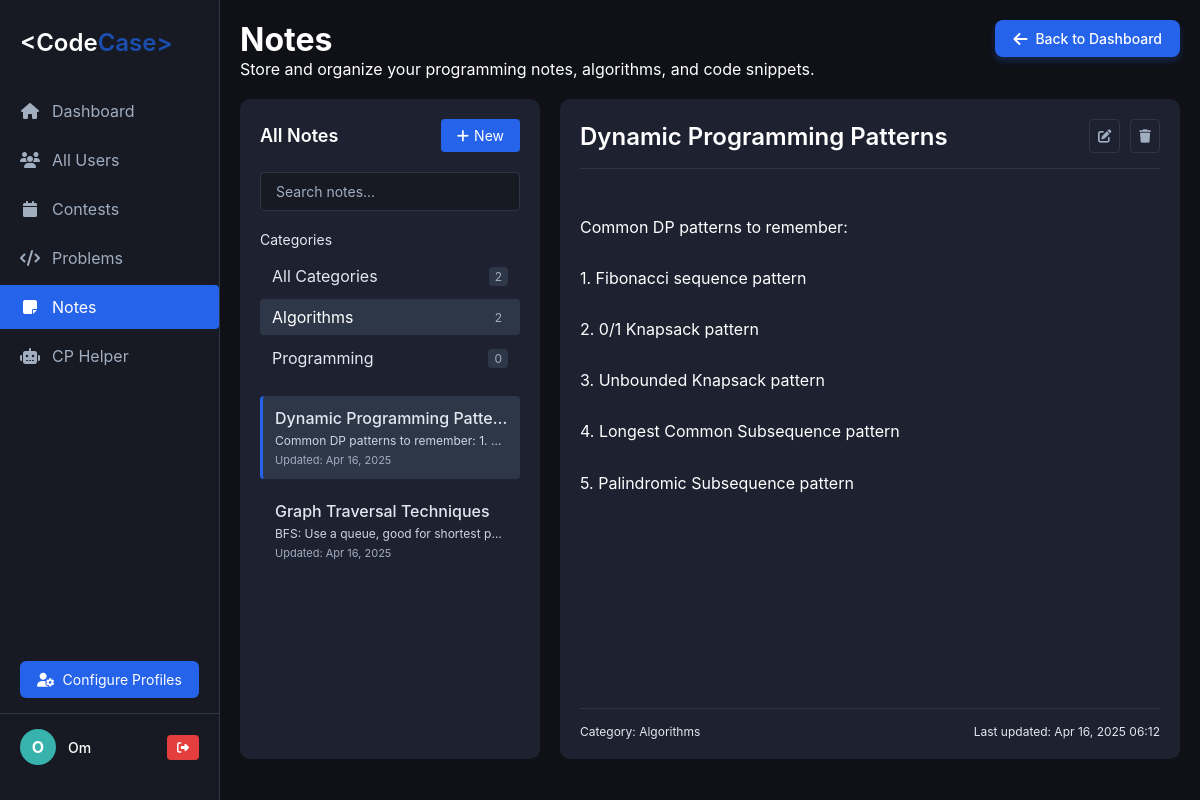
The page /notes.php?category=algorithms (signed in) on the database its author committed.
### tables this page shows
CREATE TABLE `notes` (
    `id` int(11) NOT NULL,
    `user_email` varchar(255) NOT NULL,
    `title` varchar(255) NOT NULL,
    `content` text DEFAULT NULL,
    `category` varchar(100) DEFAULT NULL,
    `created_at` timestamp NOT NULL DEFAULT current_timestamp(),
    `updated_at` timestamp NOT NULL DEFAULT current_timestamp() ON UPDATE current_timestamp()
  );

### notes.php (the view, shortened to what this page needs)
<?php
require 'config.php';
if (isset($_SESSION['name']) && isset($_SESSION['email'])) {
    $name = $_SESSION['name'];
    $email = $_SESSION['email'];
}
$category_filter = $_GET['category'] ?? 'all';
$sql = "SELECT id, title, content, category, created_at, updated_at FROM notes WHERE user_email = ?";
$params = [$email];
$types = "s";
if ($category_filter !== 'all') {
    $sql .= " AND category = ?";
    $params[] = $category_filter;
    $types .= "s";
}
$sql .= " ORDER BY updated_at DESC";
$stmt = $conn->prepare($sql);
$stmt->bind_param($types, ...$params);
$stmt->execute();
$result = $stmt->get_result();
$notes = [];
while ($row = $result->fetch_assoc()) {
    $notes[] = $row;
}
$filtered_notes = $notes;
$category_sql = "SELECT DISTINCT category FROM notes WHERE user_email = ? ORDER BY category";
$category_stmt = $conn->prepare($category_sql);
$category_stmt->bind_param("s", $email);
$category_stmt->execute();
$category_result = $category_stmt->get_result();
$categories = [];
while ($row = $category_result->fetch_assoc()) {
    $categories[] = $row['category'];
}
?>
<!DOCTYPE html>
<html lang="en">
<head>
    <link rel="stylesheet" href="https://cdnjs.cloudflare.com/ajax/libs/font-awesome/6.4.0/css/all.min.css">
    <link rel="stylesheet" href="dashboard.css">
    <link rel="stylesheet" href="notes.css">
</head>
<body>
    <div class="sidebar">
        <div class="logo">
            <h1><span class="logo-text">&lt;Code<span style="color: #1a4eaf">Case&gt;</span></span></h1>
        </div>
        <div class="nav-menu">
            <a href="dashboard.php" class="nav-item">
                <i class="fas fa-home"></i>
                <span>Dashboard</span>
            </a>
            <a href="allusers.php" class="nav-item">
                <i class="fas fa-users"></i>
                <span>All Users</span>
            </a>
            <a href="contests.php" class="nav-item">
                <i class="fas fa-calendar"></i>
                <span>Contests</span>
            </a>
            <a href="problems.php" class="nav-item">
                <i class="fas fa-code"></i>
                <span>Problems</span>
            </a>
            <a href="notes.php" class="nav-item active">
                <i class="fas fa-sticky-note"></i>
                <span>Notes</span>
            </a>
            <a href="cp_helper.php" class="nav-item">
                <i class="fas fa-robot"></i>
                <span>CP Helper</span>
            </a>
        </div>
        <div class="configure-profiles">
            <a href="profile.php" class="configure-btn">
                <i class="fas fa-user-cog"></i>
                <span>Configure Profiles</span>
            </a>
        </div>
        <div class="user-profile">
            <div class="user-avatar">
                <?php echo substr($name, 0, 1); ?>
            </div>
            <div class="user-info">
                <div class="user-name"><?php echo htmlspecialchars($name); ?></div>
            </div>
            <button class="logout-btn" onclick="confirmLogout()">
                <i class="fas fa-sign-out-alt"></i>
            </button>
        </div>
    </div>
    <div class="main-content">
        <a href="dashboard.php" class="back-to-dashboard-btn">
            <i class="fas fa-arrow-left"></i> Back to Dashboard
        </a>
        <h1>Notes</h1>
        <p>Store and organize your programming notes, algorithms, and code snippets.</p>
        <div class="notes-container" style="padding: 20px 0;">
            <div class="notes-sidebar">
                <div class="notes-header">
                    <div class="notes-title">All Notes</div>
                    <button class="new-note-btn" onclick="createNewNote()">
                        <i class="fas fa-plus"></i>
                        New
                    </button>
                </div>
                <div class="search-container">
                    <input type="text" class="search-input" placeholder="Search notes..." id="noteSearch">
                </div>
                <div class="category-filter">
                    <div class="category-label">Categories</div>
                    <div class="category-list">
                        <a href="?category=all" class="category-item <?php echo $category_filter === 'all' ? 'active' : ''; ?>">
                            <span>All Categories</span>
                            <span class="category-count"><?php echo count($notes); ?></span>
                        </a>
                        <?php foreach ($categories as $category): ?>
                            <?php
                            $count = count(array_filter($notes, function ($note) use ($category) {
                                return $note['category'] === $category;
                            }));
                            ?>
                            <a href="?category=<?php echo urlencode(strtolower($category)); ?>" class="category-item <?php echo strtolower($category_filter) === strtolower($category) ? 'active' : ''; ?>">
                                <span><?php echo htmlspecialchars($category); ?></span>
                                <span class="category-count"><?php echo $count; ?></span>
                            </a>
                        <?php endforeach; ?>
                    </div>
                </div>
                <div class="notes-list">
                    <?php if (empty($filtered_notes)): ?>
                        <div class="empty-note">No notes found.</div>
                    <?php else: ?>
                        <?php foreach ($filtered_notes as $index => $note): ?>
                            <div class="note-item <?php echo $index === 0 ? 'active' : ''; ?>" data-id="<?php echo $note['id']; ?>" onclick="viewNote(<?php echo $note['id']; ?>)">
                                <div class="note-item-title"><?php echo htmlspecialchars($note['title']); ?></div>
                                <div class="note-item-preview"><?php echo htmlspecialchars(substr($note['content'], 0, 50) . (strlen($note['content']) > 50 ? '...' : '')); ?></div>
                                <div class="note-item-date">Updated: <?php echo htmlspecialchars(date('M d, Y', strtotime($note['updated_at']))); ?></div>
                            </div>
                        <?php endforeach; ?>
                    <?php endif; ?>
                </div>
            </div>
            <div class="note-content" id="noteContent">
                <?php if (empty($filtered_notes)): ?>
                    <div class="empty-state">
                        <i class="fas fa-sticky-note"></i>
                        <h3>No notes found</h3>
                        <p>Create a new note to get started.</p>
                        <button class="new-note-btn" onclick="createNewNote()">
                            <i class="fas fa-plus"></i>
                            Create New Note
                        </button>
                    </div>
                <?php else: ?>
                    <div class="note-content-header">
                        <div class="note-content-title"><?php echo htmlspecialchars($filtered_notes[0]['title']); ?></div>
                        <div class="note-content-actions">
                            <button class="note-action-btn" onclick="editNote(<?php echo $filtered_notes[0]['id']; ?>)">
                                <i class="fas fa-edit"></i>
                            </button>
                            <button class="note-action-btn" onclick="deleteNote(<?php echo $filtered_notes[0]['id']; ?>)">
                                <i class="fas fa-trash"></i>
                            </button>
                        </div>
                    </div>
                    <div class="note-content-body">
                        <?php
                        $content = $filtered_notes[0]['content'];
                        $content = preg_replace('/```(.*?)```/s', '<pre><code>$1</code></pre>', $content);
                        echo nl2br(htmlspecialchars_decode($content));
                        ?>
                    </div>
                    <div class="note-content-footer">
                        <div>Category: <?php echo htmlspecialchars($filtered_notes[0]['category']); ?></div>
                        <div>Last updated: <?php echo htmlspecialchars(date('M d, Y H:i', strtotime($filtered_notes[0]['updated_at']))); ?></div>
                    </div>
                <?php endif; ?>
            </div>
        </div>
    </div>
</body>
</html>

### dashboard.css (style rules this page uses)
* { margin: 0; padding: 0; box-sizing: border-box; font-family: -apple-system, BlinkMacSystemFont, 'Segoe UI', Roboto, Oxygen, Ubuntu, Cantarell, 'Open Sans', 'Helvetica Neue', sans-serif; }
body { background-color: #0f1117; color: #fff; display: flex; min-height: 100vh; }
.sidebar { position: fixed; width: 220px; height: 100%; background-color: #171923; padding: 20px 0; display: flex; flex-direction: column; border-right: 1px solid #2d3748; }
.logo { display: flex; align-items: center; padding: 0 20px 20px; margin-bottom: 10px; }
.logo-text { font-size: 24px; font-weight: 600; }
.nav-menu { flex: 1; }
.nav-item { display: flex; align-items: center; padding: 12px 20px; color: #a0aec0; text-decoration: none; transition: all 0.3s; margin-bottom: 5px; }
.nav-item i { margin-right: 12px; width: 20px; text-align: center; }
.nav-item.active { background-color: #2563eb; color: white; border-radius: 0 4px 4px 0; }
.user-profile { display: flex; align-items: center; padding: 15px 20px; border-top: 1px solid #2d3748; margin-top: auto; }
.user-avatar { width: 36px; height: 36px; border-radius: 50%; background-color: #38b2ac; display: flex; align-items: center; justify-content: center; margin-right: 12px; color: white; font-weight: bold; }
.user-info { flex: 1; }
.user-name { font-weight: 500; font-size: 14px; }
.main-content { flex: 1; padding: 20px; overflow-y: auto; }
.logout-btn { background-color: #e53e3e; color: white; border: none; padding: 5px 10px; border-radius: 4px; cursor: pointer; font-size: 12px; margin-left: 10px; }
.configure-profiles { display: flex; justify-content: center; margin-top: auto; padding: 0 20px 15px 20px; }
.configure-btn { display: flex; align-items: center; justify-content: center; width: 100%; padding: 10px; background-color: #2563eb; color: white; border: none; border-radius: 6px; cursor: pointer; font-size: 14px; text-decoration: none; transition: background-color 0.3s; }
.configure-btn i { margin-right: 8px; }

### rows shown on the page
notes: title "Dynamic Programming Patte…", content "Common DP patterns to remember: 1.…", updated_at "Apr 16, 2025", title "Dynamic Programming Patterns", content "Common DP patterns to remember: 1. Fibonacci sequence pattern 2. 0/1 Knapsack pattern 3. Unbounded Knapsack pattern 4. Longest Common Subsequence pattern 5. Palindromic Subsequence pattern", category "Algorithms", updated_at "Apr 16, 2025 06:12"
notes: title "Graph Traversal Techniques", content "BFS: Use a queue, good for shortest p…", updated_at "Apr 16, 2025"

### other values the page prints
substr($name, 0, 1) "O"
$name "Om"
count($notes) "2"
$category "Algorithms"
$count "2"
$category "Programming"
$count "0"
